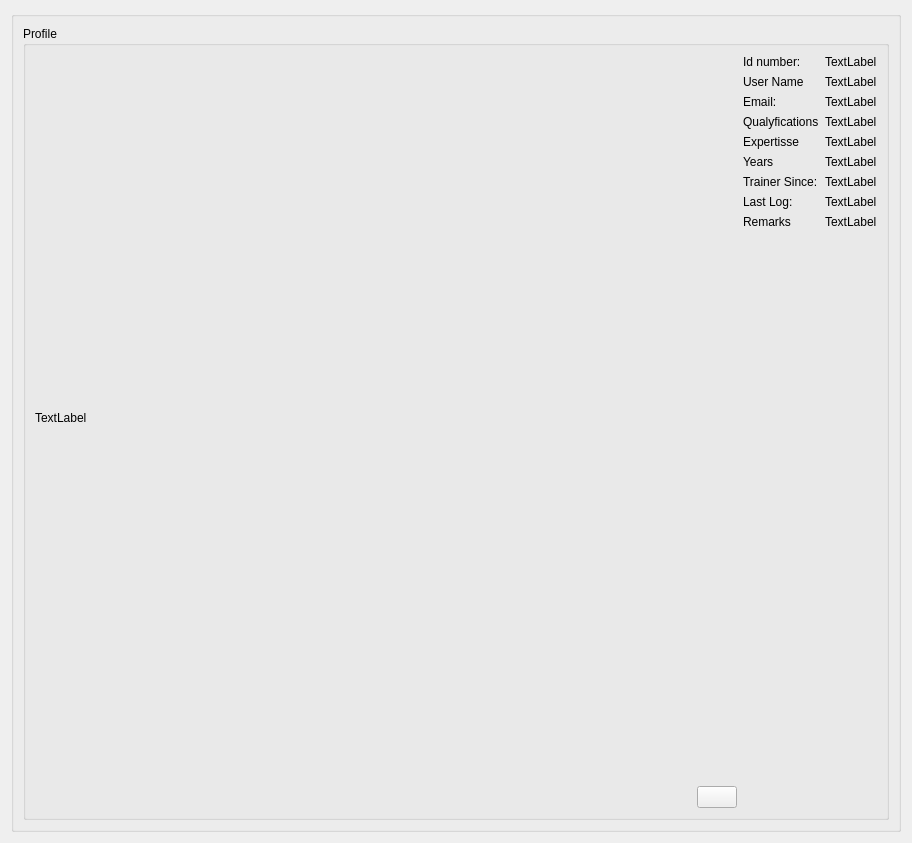
<?xml version="1.0" encoding="UTF-8"?>
<ui version="4.0">
 <class>TrainerInfoWidget</class>
 <widget class="QWidget" name="TrainerInfoWidget">
  <property name="geometry">
   <rect>
    <x>0</x>
    <y>0</y>
    <width>912</width>
    <height>843</height>
   </rect>
  </property>
  <layout class="QHBoxLayout" name="horizontalLayout">
   <item>
    <widget class="QGroupBox" name="groupBox1">
     <layout class="QGridLayout" name="gridLayout_2">
      <item row="0" column="0">
       <layout class="QVBoxLayout" name="verticalLayout">
        <item>
         <widget class="QGroupBox" name="groupBox">
          <property name="title">
           <string>Profile</string>
          </property>
          <layout class="QGridLayout" name="gridLayout">
           <item row="0" column="0">
            <layout class="QVBoxLayout" name="verticalLayout_2">
             <item>
              <widget class="QLabel" name="pictureLabel">
               <property name="text">
                <string>TextLabel</string>
               </property>
              </widget>
             </item>
             <item>
              <layout class="QHBoxLayout" name="horizontalLayout_2">
               <item>
                <spacer name="horizontalSpacer">
                 <property name="orientation">
                  <enum>Qt::Orientation::Horizontal</enum>
                 </property>
                 <property name="sizeHint" stdset="0">
                  <size>
                   <width>40</width>
                   <height>20</height>
                  </size>
                 </property>
                </spacer>
               </item>
               <item>
                <widget class="QPushButton" name="newPhoto">
                 <property name="text">
                  <string/>
                 </property>
                 <property name="icon">
                  <iconset theme="QIcon::ThemeIcon::CameraPhoto"/>
                 </property>
                </widget>
               </item>
              </layout>
             </item>
            </layout>
           </item>
           <item row="0" column="1">
            <layout class="QFormLayout" name="formLayout">
             <item row="0" column="0">
              <widget class="QLabel" name="label_2">
               <property name="text">
                <string>Id number:</string>
               </property>
              </widget>
             </item>
             <item row="0" column="1">
              <widget class="QLabel" name="IdUserLabel">
               <property name="text">
                <string>TextLabel</string>
               </property>
              </widget>
             </item>
             <item row="1" column="0">
              <widget class="QLabel" name="label_4">
               <property name="text">
                <string>User Name</string>
               </property>
              </widget>
             </item>
             <item row="1" column="1">
              <widget class="QLabel" name="userNameLabel">
               <property name="text">
                <string>TextLabel</string>
               </property>
              </widget>
             </item>
             <item row="2" column="0">
              <widget class="QLabel" name="label_5">
               <property name="text">
                <string>Email:</string>
               </property>
              </widget>
             </item>
             <item row="2" column="1">
              <widget class="QLabel" name="emailLabel">
               <property name="text">
                <string>TextLabel</string>
               </property>
              </widget>
             </item>
             <item row="3" column="0">
              <widget class="QLabel" name="label_9">
               <property name="text">
                <string>Qualyfications</string>
               </property>
              </widget>
             </item>
             <item row="3" column="1">
              <widget class="QLabel" name="qualificationsLabel">
               <property name="text">
                <string>TextLabel</string>
               </property>
              </widget>
             </item>
             <item row="4" column="0">
              <widget class="QLabel" name="label_10">
               <property name="text">
                <string>Expertisse</string>
               </property>
              </widget>
             </item>
             <item row="4" column="1">
              <widget class="QLabel" name="expertiseLabel">
               <property name="text">
                <string>TextLabel</string>
               </property>
              </widget>
             </item>
             <item row="5" column="0">
              <widget class="QLabel" name="label_11">
               <property name="text">
                <string>Years</string>
               </property>
              </widget>
             </item>
             <item row="5" column="1">
              <widget class="QLabel" name="yearsLabel">
               <property name="text">
                <string>TextLabel</string>
               </property>
              </widget>
             </item>
             <item row="6" column="0">
              <widget class="QLabel" name="label_6">
               <property name="text">
                <string>Trainer Since:</string>
               </property>
              </widget>
             </item>
             <item row="6" column="1">
              <widget class="QLabel" name="sinceLabel">
               <property name="text">
                <string>TextLabel</string>
               </property>
              </widget>
             </item>
             <item row="7" column="0">
              <widget class="QLabel" name="label_7">
               <property name="text">
                <string>Last Log:</string>
               </property>
              </widget>
             </item>
             <item row="7" column="1">
              <widget class="QLabel" name="logLabel">
               <property name="text">
                <string>TextLabel</string>
               </property>
              </widget>
             </item>
             <item row="8" column="0">
              <widget class="QLabel" name="label_12">
               <property name="text">
                <string>Remarks</string>
               </property>
              </widget>
             </item>
             <item row="8" column="1">
              <widget class="QLabel" name="resumeLabel">
               <property name="text">
                <string>TextLabel</string>
               </property>
              </widget>
             </item>
            </layout>
           </item>
          </layout>
         </widget>
        </item>
       </layout>
      </item>
     </layout>
    </widget>
   </item>
  </layout>
 </widget>
 <resources/>
 <connections/>
</ui>
